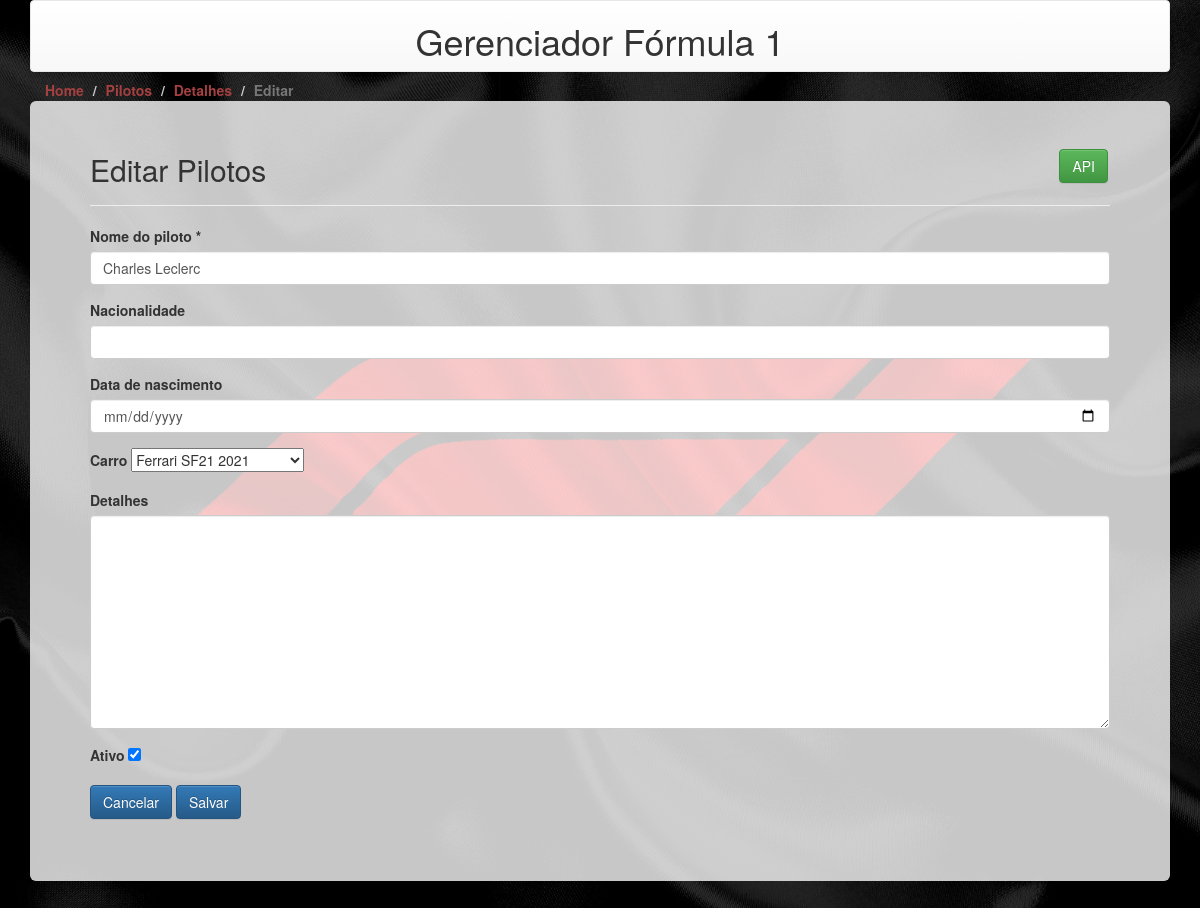
Before: /view/pilotos/1/editar/ with the older database file.
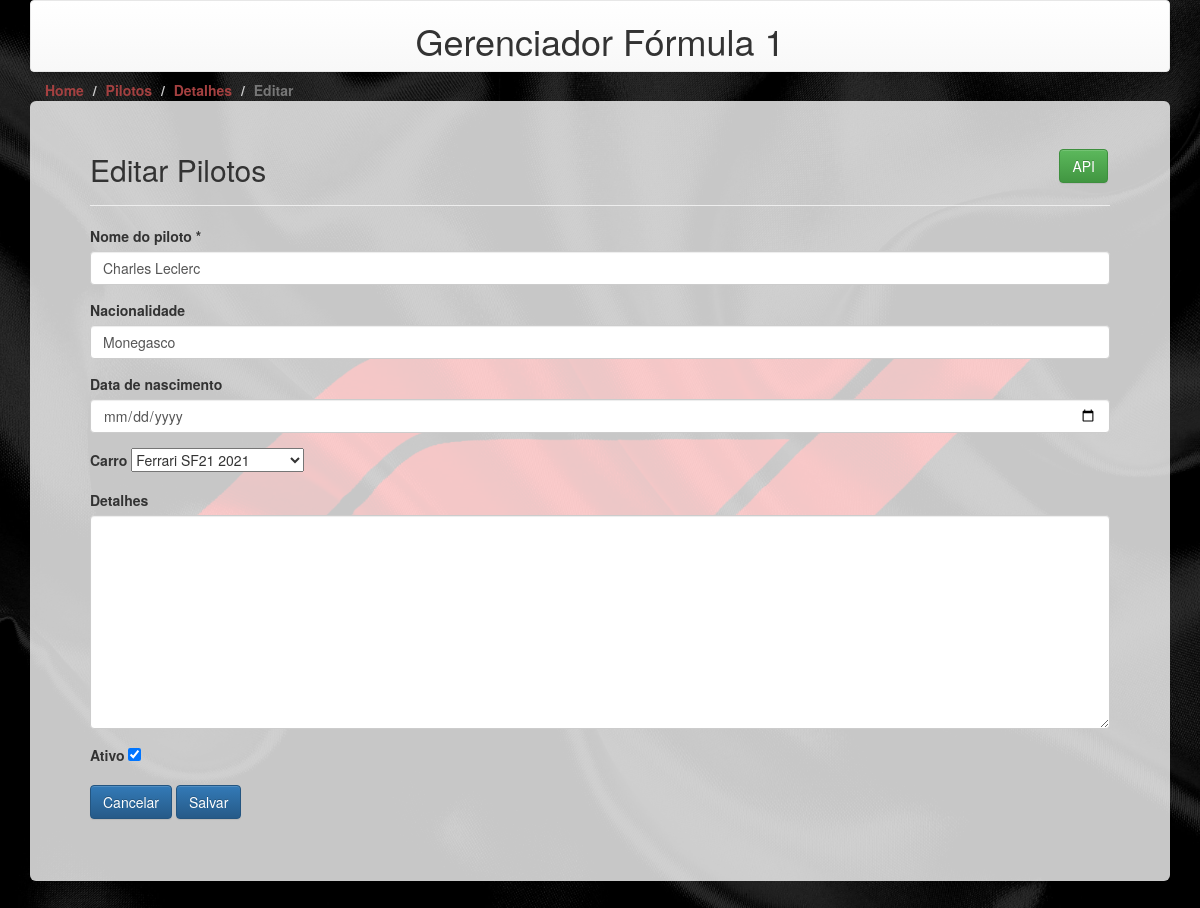
After: the same page with the newer database file.
### pilotos/models.py (models this page shows)
class Pilotos(Model):
    data_de_criacao = DateTimeField(auto_now_add=True,verbose_name='data de criação')
    nome = CharField(max_length=200, verbose_name='nome do piloto')
    nacionalidade = CharField(max_length=200, verbose_name='nacionalidade', null=True,  blank=True)
    data_de_nascimento = DateField(verbose_name='data de nascimento', null=True,  blank=True)
    detalhes = TextField(verbose_name='detalhes', null=True,  blank=True)
    ativo = BooleanField(default=True, verbose_name='ativo')
    carro = ForeignKey('carros.Carros', on_delete=CASCADE, verbose_name='carro', null=True, blank=True)
    class Meta:
        verbose_name_plural = 'Pilotos'
        verbose_name = 'Piloto'
        ordering = ['nome']
        permissions = [
            ("can_delete_piloto", "Can delete Piloto"),
        ]

### pilotos/views.py (the view, shortened to what this page needs)
# urls.py: path('view/pilotos/<int:pk>/editar/', PilotosViewEdita.as_view(), name='piloto-editar'),
class PilotosViewEdita(UpdateView):
    model = Pilotos
    form_class = FormPilotos
    template_name = 'pilotos/edita_piloto.html'
    def get_context_data(self, **kwargs):
        context = super().get_context_data(**kwargs)
        context['piloto'] = self.object
        return context

### pilotos/forms.py
class FormPilotos(ModelForm):
    class Meta:
        model = Pilotos
        fields = ['nome', 'nacionalidade', 'data_de_nascimento', 'carro', 'detalhes', 'ativo']
        widgets = {
            'data_de_nascimento': DateInput(attrs={'type': 'date'}),
        }

### carros/models.py (called while the page is built)
    def __str__(self):
        nome = self.nome if self.nome is not None else ''
        modelo = self.modelo if self.modelo is not None else ''
        return nome + ' ' + modelo

### pilotos/templates/pilotos/edita_piloto.html (shortened to what this page needs)
{% extends "base.html" %}
{% block breadcrumb %}
    <li class="breadcrumb-item"><a href="/view/pilotos" style="color: rgb(164, 64, 64);">Pilotos</a></li>
    <li class="breadcrumb-item"><a href="/view/pilotos/detail/{{ piloto.pk }}" style="color: rgb(164, 64, 64);">Detalhes</a></li>
    <li class="breadcrumb-item active" aria-current="page">Editar</li>
{% endblock %}
{% block content %}
    <div style="
        display: flex;
        justify-content: flex-end;
        padding: 0px 2px;
        font-size: 10px;
        line-height: 1.5;
        margin-bottom: -70;">
        <a class="btn btn-success" href="/api/pilotos/{{ piloto.pk }}">API</a>
    </div>
    <div class="page-header">
        <h2>Editar Pilotos</h2>
    </div>
    <form method="POST" action=".">
            {% for field in form %}
                <div class="form-group">
                    <label for="{{ field.id_for_label }}" class="label-control">
                        {{ field.label }}
                        {% if field.field.required %}*{% endif %}
                    </label>
                    {{ field }}
                </div>
            {% endfor %}
        <a class="btn btn-primary" href="/view/pilotos/detail/{{ piloto.pk }}">Cancelar</a>
        <button type=submit class="btn btn-primary">Salvar</button>
    </form>
{% endblock %}

Changed rows visible on the page:
changed Pilotos "Charles Leclerc": nacionalidade (not shown) → "Monegasco"
